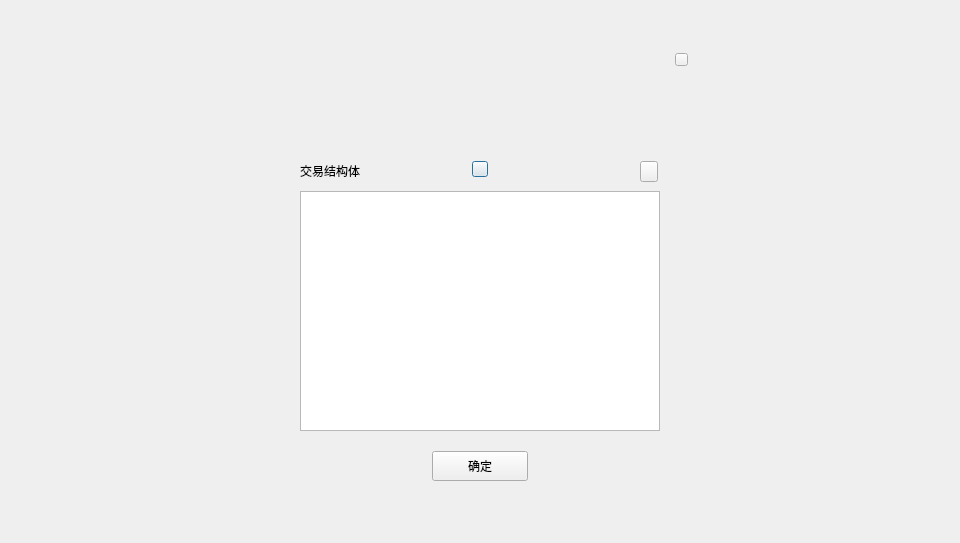
<?xml version="1.0" encoding="UTF-8"?>
<ui version="4.0">
 <class>TransactionResultDialog</class>
 <widget class="QDialog" name="TransactionResultDialog">
  <property name="geometry">
   <rect>
    <x>0</x>
    <y>0</y>
    <width>960</width>
    <height>543</height>
   </rect>
  </property>
  <property name="windowTitle">
   <string>Dialog</string>
  </property>
  <widget class="QWidget" name="widget" native="true">
   <property name="geometry">
    <rect>
     <x>0</x>
     <y>0</y>
     <width>960</width>
     <height>543</height>
    </rect>
   </property>
   <widget class="QWidget" name="containerWidget" native="true">
    <property name="geometry">
     <rect>
      <x>260</x>
      <y>41</y>
      <width>440</width>
      <height>460</height>
     </rect>
    </property>
    <property name="font">
     <font>
      <family>Microsoft YaHei UI Light</family>
     </font>
    </property>
    <widget class="QToolButton" name="okBtn">
     <property name="geometry">
      <rect>
       <x>172</x>
       <y>410</y>
       <width>96</width>
       <height>30</height>
      </rect>
     </property>
     <property name="font">
      <font>
       <family>Microsoft YaHei UI Light</family>
      </font>
     </property>
     <property name="cursor">
      <cursorShape>PointingHandCursor</cursorShape>
     </property>
     <property name="focusPolicy">
      <enum>Qt::NoFocus</enum>
     </property>
     <property name="styleSheet">
      <string notr="true"/>
     </property>
     <property name="text">
      <string>确定</string>
     </property>
    </widget>
    <widget class="QToolButton" name="closeBtn">
     <property name="geometry">
      <rect>
       <x>415</x>
       <y>12</y>
       <width>13</width>
       <height>13</height>
      </rect>
     </property>
     <property name="cursor">
      <cursorShape>PointingHandCursor</cursorShape>
     </property>
     <property name="focusPolicy">
      <enum>Qt::NoFocus</enum>
     </property>
     <property name="styleSheet">
      <string notr="true"/>
     </property>
     <property name="text">
      <string/>
     </property>
    </widget>
    <widget class="QLabel" name="infoLabel">
     <property name="geometry">
      <rect>
       <x>100</x>
       <y>40</y>
       <width>240</width>
       <height>60</height>
      </rect>
     </property>
     <property name="text">
      <string/>
     </property>
     <property name="alignment">
      <set>Qt::AlignCenter</set>
     </property>
     <property name="wordWrap">
      <bool>true</bool>
     </property>
     <property name="textInteractionFlags">
      <set>Qt::LinksAccessibleByMouse|Qt::TextSelectableByMouse</set>
     </property>
    </widget>
    <widget class="QLabel" name="label_2">
     <property name="geometry">
      <rect>
       <x>40</x>
       <y>120</y>
       <width>200</width>
       <height>20</height>
      </rect>
     </property>
     <property name="text">
      <string>交易结构体</string>
     </property>
    </widget>
    <widget class="QTextBrowser" name="textBrowser">
     <property name="geometry">
      <rect>
       <x>40</x>
       <y>150</y>
       <width>360</width>
       <height>240</height>
      </rect>
     </property>
    </widget>
    <widget class="QToolButton" name="copyBtn">
     <property name="geometry">
      <rect>
       <x>380</x>
       <y>120</y>
       <width>18</width>
       <height>21</height>
      </rect>
     </property>
     <property name="font">
      <font>
       <family>微软雅黑</family>
      </font>
     </property>
     <property name="cursor">
      <cursorShape>PointingHandCursor</cursorShape>
     </property>
     <property name="focusPolicy">
      <enum>Qt::NoFocus</enum>
     </property>
     <property name="text">
      <string/>
     </property>
    </widget>
    <widget class="QPushButton" name="detailBtn">
     <property name="geometry">
      <rect>
       <x>212</x>
       <y>120</y>
       <width>16</width>
       <height>16</height>
      </rect>
     </property>
     <property name="cursor">
      <cursorShape>PointingHandCursor</cursorShape>
     </property>
     <property name="styleSheet">
      <string notr="true">border-image: url(:/ui/wallet_ui/more.png);</string>
     </property>
     <property name="text">
      <string/>
     </property>
    </widget>
   </widget>
  </widget>
 </widget>
 <resources/>
 <connections/>
</ui>
